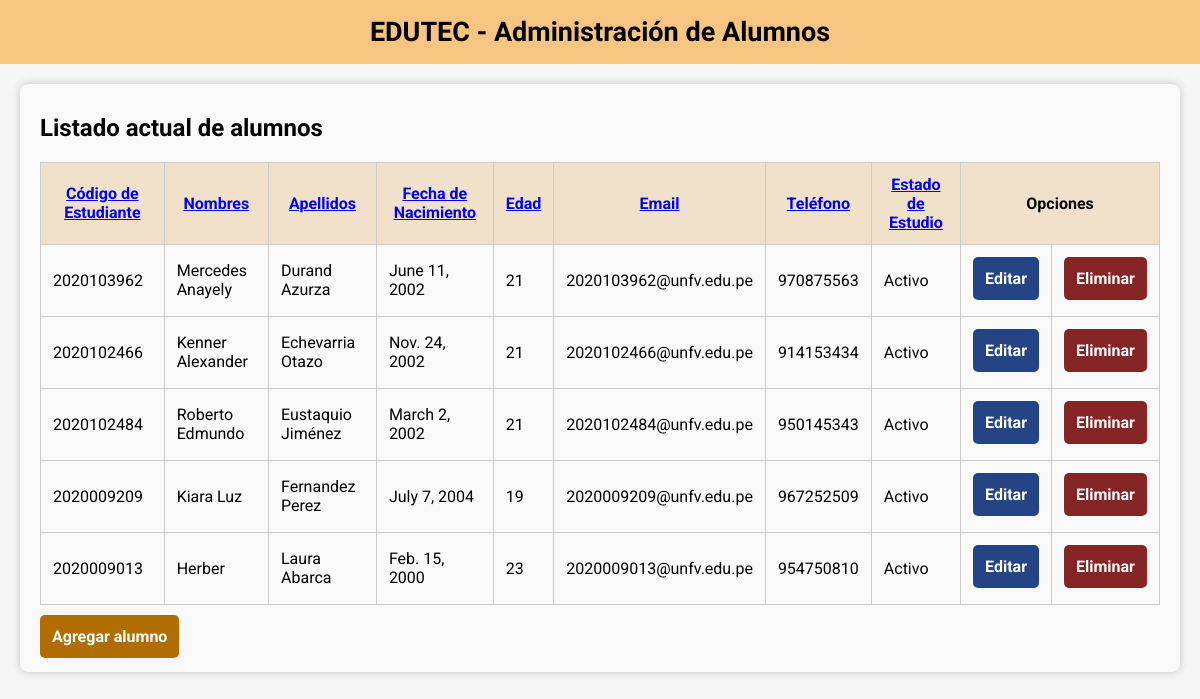
Page /?ordering=apellidos on the committed database.
### app/models.py (models this page shows, shortened)
class Alumno(models.Model):
    codigo = models.CharField(max_length=15, primary_key=True)
    nombres = models.CharField(max_length=50)
    apellidos = models.CharField(max_length=50)
    fecha_nacimiento = models.DateField()
    edad = models.IntegerField()
    email = models.EmailField()
    telefono = models.CharField(max_length=15)
    estado_estudio = models.BooleanField(default=True)
    class Meta:
        db_table = "alumno"

### app/views.py (the view)
# urls.py: path('', views.listar, name='listar'),
def listar(request):
    ordering = request.GET.get('ordering', 'codigo')
    allowed_ordering = ['codigo', 'nombres', 'apellidos', 'fecha_nacimiento', 'edad', 'email', 'telefono', 'estado_estudio']
    if ordering not in allowed_ordering:
        ordering = 'codigo'
    alumnos = Alumno.objects.all().order_by(ordering)
    contexto = {'alumnos': alumnos, 'ordering': ordering}
    return render(request, 'listar.html', contexto)

### app/templates/listar.html (shortened to what this page needs)
{% extends 'index.html' %}
{% block principal %}
<div class="alumno-container">
    <h2>Listado actual de alumnos</h2>
    <table class="alumno-table">
        <thead>
            <tr>
                <th {% if ordering == 'codigo' %}class="active"{% endif %}><a href="?ordering=codigo">Código de Estudiante</a></th>
                <th {% if ordering == 'nombres' %}class="active"{% endif %}><a href="?ordering=nombres">Nombres</a></th>
                <th {% if ordering == 'apellidos' %}class="active"{% endif %}><a href="?ordering=apellidos">Apellidos</a></th>
                <th {% if ordering == 'fecha_nacimiento' %}class="active"{% endif %}><a href="?ordering=fecha_nacimiento">Fecha de Nacimiento</a></th>
                <th {% if ordering == 'edad' %}class="active"{% endif %}><a href="?ordering=edad">Edad</a></th>
                <th {% if ordering == 'email' %}class="active"{% endif %}><a href="?ordering=email">Email</a></th>
                <th {% if ordering == 'telefono' %}class="active"{% endif %}><a href="?ordering=telefono">Teléfono</a></th>
                <th {% if ordering == 'estado_estudio' %}class="active"{% endif %}><a href="?ordering=estado_estudio">Estado de Estudio</a></th>
                <th colspan="2">Opciones</th>
            </tr>
        </thead>
        <tbody>
            {% for alumno in alumnos %}
            <tr>
                <td>{{ alumno.codigo }}</td>
                <td>{{ alumno.nombres }}</td>
                <td>{{ alumno.apellidos }}</td>
                <td>{{ alumno.fecha_nacimiento }}</td>
                <td>{{ alumno.edad }}</td>
                <td>{{ alumno.email }}</td>
                <td>{{ alumno.telefono }}</td>
                <td>{% if alumno.estado_estudio %} Activo {% else %} Inactivo {% endif %}</td>
                <td><a href="editar/{{ alumno.codigo }}" class="btn btn-editar">Editar</a></td>
                <td><a href="eliminar/{{ alumno.codigo }}"
                        onclick="return confirm('¿Está seguro que quiere eliminar los datos del alumno?')"
                        class="btn btn-eliminar">Eliminar</a></td>
            </tr>
            {% endfor %}
        </tbody>
    </table>
    <a href="{% url 'agregar' %}" class="btn btn-agregar">Agregar alumno</a>
</div>
{% endblock %}

### app/static/styles/style.css (style rules this page uses)
body { margin: 0px; background-color: #f6f6f6; }
.alumno-container { margin: 20px; padding: 10px 20px; background-color: #f9f9f9; border-radius: 8px; box-shadow: 0 0 10px rgba(0, 0, 0, 0.2); }
.alumno-table { width: 100%; border-collapse: collapse; }
.alumno-table th, .alumno-table td { padding: 12px; text-align: left; border: 1px solid #ccc; }
.alumno-table thead tr td, .alumno-table th { font-weight: 700; text-align: center; font-weight: bold; background-color: rgb(241, 225, 202); }
.btn { padding: 12px; color: #fff; font-weight: bold; border-radius: 5px; text-decoration: none; display: inline-block; position: relative; border-radius: 5px; background-repeat: no-repeat; transition: all 0.1s ease-in-out; z-index: 1; overflow: hidden; cursor: pointer; border: none; }
.btn::before { content: ""; width: 0; height: 100%; position: absolute; top: 0; left: 0; z-index: -1; transition: width 200ms ease-in-out; display: inline-block; }
.btn-editar::before { background-color: #215bd8; }
.btn-eliminar::before { background-color: #d82121; }
.btn-agregar::before { background-color: #c6910b; }
.btn-editar { background-color: #254486; }
.btn-eliminar { background-color: #862525; }
.btn-agregar { margin-top: 10px; background-color: #b16d00; }

### rows in the picture
Alumno: codigo "2020103962", nombres "Mercedes Anayely", apellidos "Durand Azurza", fecha_nacimiento "June 11, 2002", edad "21", email "2020103962@unfv.edu.pe", telefono "970875563", estado_estudio "Activo"
Alumno: codigo "2020102466", nombres "Kenner Alexander", apellidos "Echevarria Otazo", fecha_nacimiento "Nov. 24, 2002", edad "21", email "2020102466@unfv.edu.pe", telefono "914153434", estado_estudio "Activo"
Alumno: codigo "2020102484", nombres "Roberto Edmundo", apellidos "Eustaquio Jiménez", fecha_nacimiento "March 2, 2002", edad "21", email "2020102484@unfv.edu.pe", telefono "950145343", estado_estudio "Activo"
Alumno: codigo "2020009209", nombres "Kiara Luz", apellidos "Fernandez Perez", fecha_nacimiento "July 7, 2004", edad "19", email "2020009209@unfv.edu.pe", telefono "967252509", estado_estudio "Activo"
Alumno: codigo "2020009013", nombres "Herber", apellidos "Laura Abarca", fecha_nacimiento "Feb. 15, 2000", edad "23", email "2020009013@unfv.edu.pe", telefono "954750810", estado_estudio "Activo"
